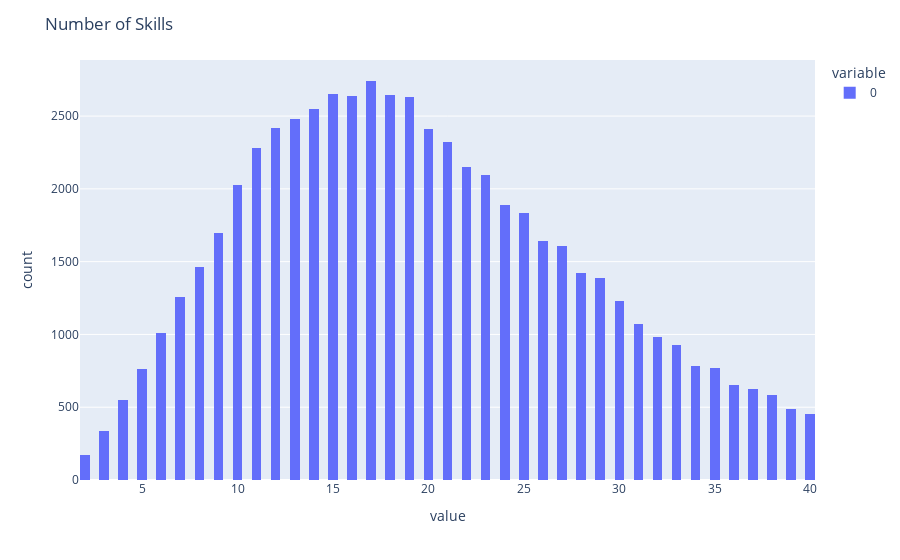

Notebook code for this chart:
### Code cell
# histogram for technical skills frequency
freq_skills = skills_jobs_df.loc[:,skills_df.columns].sum(axis=1)
# plot histogram for freq_skills with plotly and number of bins =100
import plotly.express as px
fig = px.histogram(freq_skills, nbins=100)
fig.update_layout(title='Number of Skills')
fig.show()

### Figure 1 — Plotly figure (JSON) as saved in the notebook; plotly's stock layout.template omitted (floating-point values rounded to 4 significant figures; data arrays with more than 128 entries replaced by an {"elided": "..."} marker saying what was removed)
{"data": [{"alignmentgroup": "True", "bingroup": "x", "hovertemplate": "variable=0<br>value=%{x}<br>count=%{y}<extra></extra>", "legendgroup": "0", "marker": {"color": "#636efa", "pattern": {"shape": ""}}, "name": "0", "nbinsx": 100, "offsetgroup": "0", "orientation": "v", "showlegend": true, "type": "histogram", "x": {"elided": "59628 int values"}, "xaxis": "x", "yaxis": "y"}], "layout": {"barmode": "relative", "legend": {"title": {"text": "variable"}, "tracegroupgap": 0}, "margin": {"t": 60}, "title": {"text": "Number of Skills"}, "xaxis": {"anchor": "y", "domain": [0, 1], "title": {"text": "value"}}, "yaxis": {"anchor": "x", "domain": [0, 1], "title": {"text": "count"}}}}
